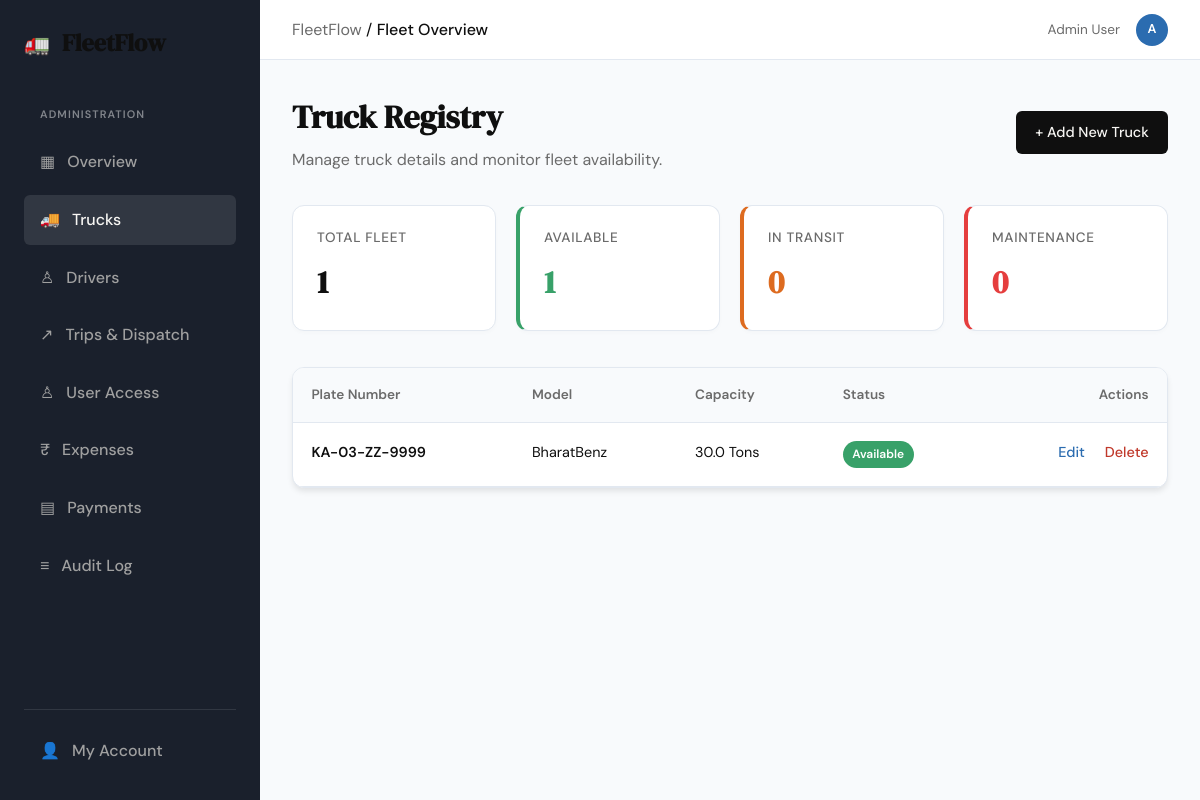
The page /trucks (signed in) on the database its author committed.
### tables this page shows
CREATE TABLE users (
                user_id INTEGER PRIMARY KEY AUTOINCREMENT,
                email TEXT NOT NULL UNIQUE,
                password TEXT NOT NULL,
                is_approved BOOLEAN DEFAULT 0,
                role TEXT CHECK(role IN ('Admin', 'User')) DEFAULT 'User',
                created_at DATETIME DEFAULT CURRENT_TIMESTAMP
            , full_name TEXT, is_rejected BOOLEAN NOT NULL DEFAULT 0, is_terminated BOOLEAN NOT NULL DEFAULT 0, terminated_at DATETIME, job_role TEXT NOT NULL DEFAULT 'User');

CREATE TABLE trucks (
                truck_id INTEGER PRIMARY KEY AUTOINCREMENT,
                registration_number TEXT NOT NULL UNIQUE,
                model TEXT NOT NULL,
                year INTEGER NOT NULL,
                capacity_tons REAL,
                status TEXT CHECK(status IN ('Available', 'In Trip', 'Maintenance')) DEFAULT 'Available',
                last_service_date DATE
            );

### app.py (the view)
@app.route("/trucks")
@access_required
def trucks():
    session.setdefault("csrf_token", secrets.token_urlsafe(32))
    is_admin = bool(session.get("is_admin") or session.get("role") == "Admin")
    conn = get_db()
    trucks = conn.execute("SELECT * FROM trucks").fetchall()
    total_trucks = len(trucks)
    available_trucks = len([t for t in trucks if t['status'] == 'Available'])
    in_trip_trucks = len([t for t in trucks if t['status'] == 'In Trip'])
    maint_trucks = len([t for t in trucks if t['status'] == 'Maintenance'])
    conn.close()
    return render_template("trucks.html",
                           trucks=trucks,
                           total_trucks=total_trucks,
                           available_trucks=available_trucks,
                           in_trip_trucks=in_trip_trucks,
                           maint_trucks=maint_trucks,
                           is_admin=is_admin,
                           block_content='dashboard')

### controller/access_controller.py (called while the page is built)
    def is_authorized(self, user_id):
        user = self.db.execute(
            "SELECT is_approved, is_rejected, is_terminated FROM users WHERE user_id = ?",
            (user_id,)
        ).fetchone()
        return (
            user
            and user['is_approved'] == 1
            and not user['is_rejected']
            and not user['is_terminated']
        )

    def is_terminated(self, user_id):
        user = self.db.execute(
            "SELECT is_terminated FROM users WHERE user_id = ?", (user_id,)
        ).fetchone()
        return bool(user and user['is_terminated'])

### database/db.py (called while the page is built)
def get_db():
    conn = sqlite3.connect(DATABASE_PATH)
    conn.row_factory = sqlite3.Row
    conn.execute("PRAGMA foreign_keys = ON")
    return conn

### templates/trucks.html (shortened to what this page needs)
{% extends "base.html" %}
{% block breadcrumb %}Fleet Overview{% endblock %}
{% block content_dashboard %}
<div class="dashboard-page">
    <div class="panel-header" style="display: flex; justify-content: space-between; align-items: center; margin-bottom: 2rem;">
        <div>
            <h1 style="font-family: var(--font-display); font-size: 2rem; color: var(--ink); margin: 0;">{{ 'Truck Registry' if is_admin else 'Fleet View' }}</h1>
            <p style="color: var(--ink-muted); margin-top: 0.25rem;">{{ 'Manage truck details and monitor fleet availability.' if is_admin else 'View truck details and availability.' }}</p>
        </div>
        {% if is_admin %}
        <a href="{{ url_for('add_truck') }}" class="btn-primary" style="padding: 0.6rem 1.2rem; font-size: 0.9rem;">+ Add New Truck</a>
        {% endif %}
    </div>
    <div class="stats-grid">
        <div class="stat-tile">
            <span class="stat-label">Total Fleet</span>
            <span class="stat-value">{{ total_trucks }}</span>
        </div>
        <div class="stat-tile" style="border-left: 4px solid var(--status-available);">
            <span class="stat-label">Available</span>
            <span class="stat-value" style="color: var(--status-available);">{{ available_trucks }}</span>
        </div>
        <div class="stat-tile" style="border-left: 4px solid var(--status-trip);">
            <span class="stat-label">In Transit</span>
            <span class="stat-value" style="color: var(--status-trip);">{{ in_trip_trucks }}</span>
        </div>
        <div class="stat-tile" style="border-left: 4px solid var(--status-maint);">
            <span class="stat-label">Maintenance</span>
            <span class="stat-value" style="color: var(--status-maint);">{{ maint_trucks }}</span>
        </div>
    </div>
    <div class="table-container" style="margin-top: 2rem;">
        <table class="fleet-table">
            <thead>
                <tr>
                    <th>Plate Number</th>
                    <th>Model</th>
                    <th>Capacity</th>
                    <th>Status</th>
                    {% if is_admin %}<th style="text-align: right;">Actions</th>{% endif %}
                </tr>
            </thead>
            <tbody>
                {% for truck in trucks %}
                <tr>
                    <td style="font-weight: 600;">{{ truck.registration_number }}</td>
                    <td>{{ truck.model }}</td>
                    <td>{{ truck.capacity_tons }} Tons</td>
                    <td>
                        <span class="status-badge {% if truck.status == 'Available' %}badge-available{% elif truck.status == 'In Trip' %}badge-trip{% else %}badge-maint{% endif %}">
                            {{ truck.status }}
                        </span>
                    </td>
                    {% if is_admin %}
                    <td style="text-align: right;">
                        <a href="{{ url_for('edit_truck', id=truck.truck_id) }}" style="color: var(--industry-blue); font-weight: 500; margin-right: 1rem;">Edit</a>
                        <form action="{{ url_for('delete_truck', id=truck.truck_id) }}" method="POST" style="display: inline;" onsubmit="return confirm('Delete truck {{ truck.registration_number }}?');">
                            <button type="submit" class="link-button danger-link">Delete</button>
                        </form>
                    </td>
                    {% endif %}
                </tr>
                {% endfor %}
            </tbody>
        </table>
    </div>
</div>
{% endblock %}

### templates/base.html (shortened to what this page needs)
<!DOCTYPE html>
<html lang="en">
<head>
    <link rel="stylesheet" href="{{ url_for('static', filename='css/style.css') }}">
</head>
<body class="{{ 'dashboard-body' if block_content == 'dashboard' else '' }}">
    {% if block_content == 'dashboard' %}
    <div class="dashboard-layout">
        <aside class="sidebar">
            <div class="sidebar-header">
                <span class="brand-icon">🚛</span>
                <span class="brand-name">FleetFlow</span>
            </div>
            <nav class="sidebar-nav">
                {% if session.get('is_admin') or session.get('role') == 'Admin' %}
                <span class="nav-section-label">Administration</span>
                <a href="{{ url_for('admin_dashboard') }}" class="nav-item{% if request.endpoint == 'admin_dashboard' %} active{% endif %}"><span>▦</span> Overview</a>
                <a href="{{ url_for('trucks') }}" class="nav-item{% if request.endpoint in ('trucks', 'add_truck', 'edit_truck', 'delete_truck') %} active{% endif %}"><span>🚚</span> Trucks</a>
                <a href="{{ url_for('drivers') }}" class="nav-item{% if request.endpoint in ('drivers', 'add_driver', 'edit_driver', 'upload_driver_document', 'download_driver_document') %} active{% endif %}"><span>♙</span> Drivers</a>
                <a href="{{ url_for('trips') }}" class="nav-item{% if request.endpoint in ('trips', 'create_trip', 'update_trip_status', 'update_trip_freight', 'record_trip_payment') %} active{% endif %}"><span>↗</span> Trips & Dispatch</a>
                <a href="{{ url_for('admin_users') }}" class="nav-item{% if request.endpoint in ('admin_users', 'approve_user', 'reject_user') %} active{% endif %}"><span>♙</span> User Access</a>
                <a href="{{ url_for('expenses') }}" class="nav-item{% if request.endpoint in ('expenses', 'review_expense', 'correct_expense_amount') %} active{% endif %}"><span>₹</span> Expenses</a>
                <a href="{{ url_for('payments') }}" class="nav-item{% if request.endpoint in ('payments', 'correct_payment_amount') %} active{% endif %}"><span>▤</span> Payments</a>
                <a href="{{ url_for('admin_audit') }}" class="nav-item{% if request.endpoint == 'admin_audit' %} active{% endif %}"><span>≡</span> Audit Log</a>
                {% endif %}
            </nav>
            <div class="sidebar-footer">
                <a href="{{ url_for('account') }}" class="nav-item{% if request.endpoint == 'account' %} active{% endif %}"><span>👤</span> My Account</a>
            </div>
        </aside>
        <div class="app-container">
            <nav class="top-bar">
                <div class="breadcrumbs">
                    <span style="color: var(--ink-muted);">FleetFlow</span> /
                    <span style="color: var(--ink); font-weight: 500;">{% block breadcrumb %}Dashboard{% endblock %}</span>
                </div>
                <div class="user-profile" style="display: flex; align-items: center; gap: 1rem;">
                    {% set profile_name = session.get('full_name') or session.get('email', 'Account') %}
                    <span style="font-size: 0.85rem; color: var(--ink-muted);">{{ profile_name }}</span>
                    <div aria-label="{{ profile_name }}" title="{{ profile_name }}" style="width: 32px; height: 32px; border-radius: 50%; background: var(--industry-blue); color: white; display: flex; align-items: center; justify-content: center; font-size: 0.8rem; font-weight: 600;">{{ session.get('avatar_initials') or profile_name[:1]|upper }}</div>
                </div>
            </nav>
            <main class="main-content" style="padding: 2rem;">
                {% block content_dashboard %}{% endblock %}
            </main>
        </div>
    </div>
    {% endif %}
</body>
</html>

### rows shown on the page
users: full_name "Admin User"
trucks: registration_number "KA-03-ZZ-9999", model "BharatBenz", capacity_tons "30.0", status "Available"

### other values the page prints
{{ session.get('avatar_initials') or profile_name[:1]|upper }} "A"
{{ 'Truck Registry' if is_admin else 'Fleet View' }} "Truck Registry"
{{ total_trucks }} "1"
{{ available_trucks }} "1"
{{ in_trip_trucks }} "0"
{{ maint_trucks }} "0"
